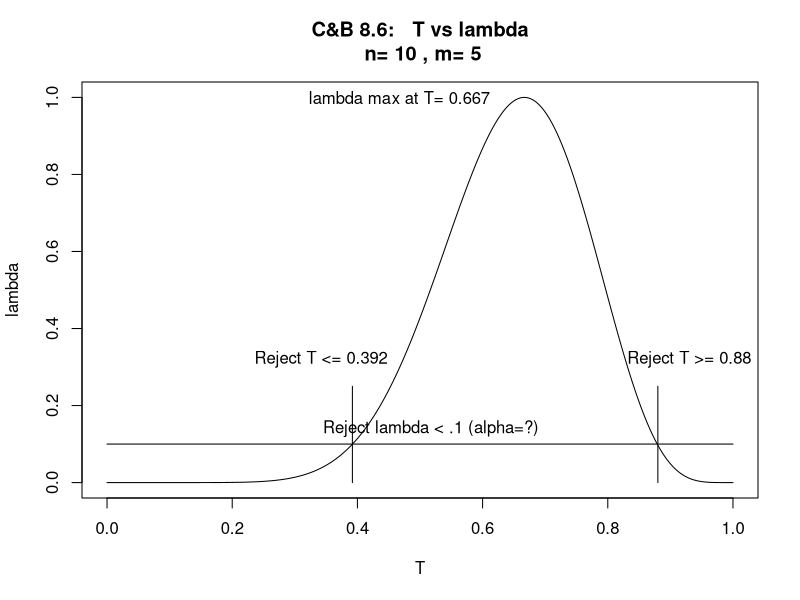

Recreate this plot in R.
# hw4<-8_6.s
# original:	 4/2/03
# updated: 4/5/04
# for: masters theory iii homework-4
# -----------------------------------------------------------------------------
#  Data Input file: NONE
# -----------------------------------------------------------------------------
#  Goal: plot lambda as a function of T
# -----------------------------------------------------------------------------
# clean out directory
#	remove(ls())
# -----------------------------------------------------------------------------
# shut off graphics
	graphics.off()
# -----------------------------------------------------------------------------
# Libraries 
#	library(Hmisc,T)
#	library(Design,T)
# -----------------------------------------------------------------------------
# files

	dir<-"C:/sam/teaching/splus_theory_09/"

	file.out<-paste(dir,"hw8_8_6_out.txt",sep="")
	file.run<-paste(dir,"hw8_8_6.r",sep="")

#	sink(file.out)		# sink sends the output to file.out
# -----------------------------------------------------------------------------
# program / date / time

        cat("\n\n\n")
        cat("Program:")
        cat(file.run)
        cat("\n\n")
        cat("Program to plot lambda vs T (C&B 8.6): Masters Theory\n\n")
        print(date())
        cat("\n\n")
# -----------------------------------------------------------------------------

n<-10
m<-5

# given data (x,y) TT<-sum(x)/(sum(x)+sum(y))
# 0<=TT<=1

seqq<-0.001
TT<-seq(0,1,by=seqq)
lambda<-(n+m)^(n+m)
lambda<-lambda/(n^n*m^m)
lambda<-lambda*TT^n*(1-TT)^m

maintxt<-paste("C&B 8.6:   T vs lambda\n","n=",n,", m=",m)
plot(TT,lambda,main=maintxt,xlab="T",ylab="lambda",type="l")

# find TT that maximizes lambda
	lmax<-max(lambda)
	indmax<-lambda==lmax
	Tmax<-TT[indmax==T]
	print(Tmax)		# should be n/(m+n)
	
maxtxt<-paste("lambda max at T=",Tmax)
text(Tmax-.2,lmax,maxtxt)

# BEYOND CLASS ASSIGNMENT
# assume: reject lambda < c=.1
	text(0,.14,"Reject lambda < .1 (alpha=?)",adj=-1)
	lines(range(TT),c(.1,.1))

	indR<-lambda<=.1
	print(cbind(indR,TT))

	dffx<-diff(indR)	# see help(diff)
	z<-TT[dffx!=0]	# going from T to F and F to T
	xlo<-z[1]
	xup<-z[2]+seqq

	lines(c(xlo,xlo),c(0,.25))
	lines(c(xup,xup),c(0,.25))

	mytxt<-paste("Reject T <=",xlo)
	text(xlo-.05,.32,mytxt)

	mytxt<-paste("Reject T >=",xup)
	text(xup+.05,.32,mytxt)

